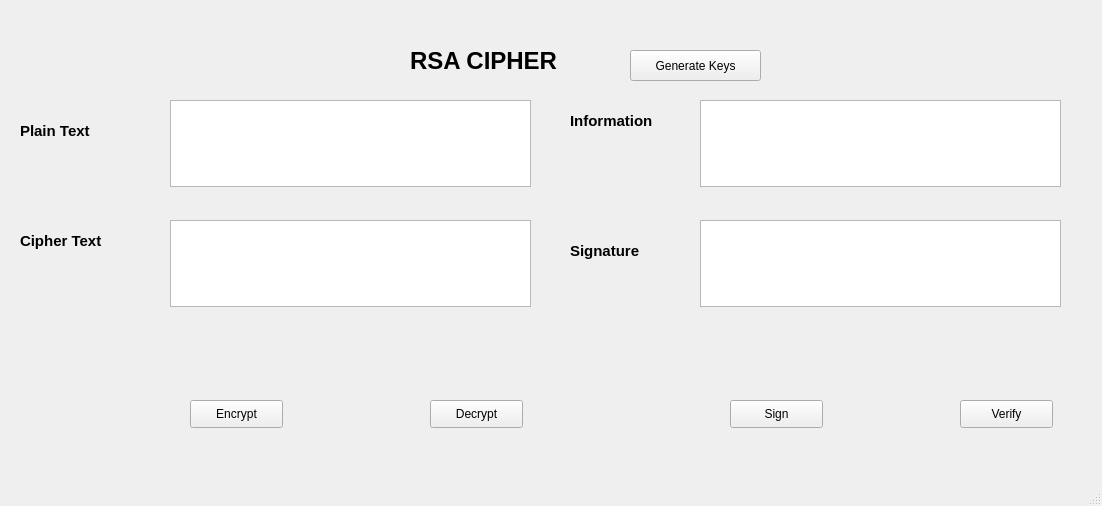
<?xml version="1.0" encoding="UTF-8"?>
<ui version="4.0">
 <class>MainWindow</class>
 <widget class="QMainWindow" name="MainWindow">
  <property name="geometry">
   <rect>
    <x>0</x>
    <y>0</y>
    <width>1102</width>
    <height>506</height>
   </rect>
  </property>
  <property name="windowTitle">
   <string>MainWindow</string>
  </property>
  <widget class="QWidget" name="centralwidget">
   <widget class="QLabel" name="label">
    <property name="geometry">
     <rect>
      <x>410</x>
      <y>40</y>
      <width>191</width>
      <height>41</height>
     </rect>
    </property>
    <property name="font">
     <font>
      <pointsize>18</pointsize>
      <weight>75</weight>
      <bold>true</bold>
     </font>
    </property>
    <property name="text">
     <string>RSA CIPHER</string>
    </property>
   </widget>
   <widget class="QPushButton" name="btn_gen_keys">
    <property name="geometry">
     <rect>
      <x>630</x>
      <y>50</y>
      <width>131</width>
      <height>31</height>
     </rect>
    </property>
    <property name="text">
     <string>Generate Keys</string>
    </property>
   </widget>
   <widget class="QTextEdit" name="txt_plain_text">
    <property name="geometry">
     <rect>
      <x>170</x>
      <y>100</y>
      <width>361</width>
      <height>87</height>
     </rect>
    </property>
   </widget>
   <widget class="QTextEdit" name="txt_cipher_text">
    <property name="geometry">
     <rect>
      <x>170</x>
      <y>220</y>
      <width>361</width>
      <height>87</height>
     </rect>
    </property>
   </widget>
   <widget class="QTextEdit" name="txt_info">
    <property name="geometry">
     <rect>
      <x>700</x>
      <y>100</y>
      <width>361</width>
      <height>87</height>
     </rect>
    </property>
   </widget>
   <widget class="QTextEdit" name="txt_sign">
    <property name="geometry">
     <rect>
      <x>700</x>
      <y>220</y>
      <width>361</width>
      <height>87</height>
     </rect>
    </property>
   </widget>
   <widget class="QLabel" name="label_2">
    <property name="geometry">
     <rect>
      <x>20</x>
      <y>110</y>
      <width>101</width>
      <height>41</height>
     </rect>
    </property>
    <property name="font">
     <font>
      <pointsize>11</pointsize>
      <weight>75</weight>
      <bold>true</bold>
     </font>
    </property>
    <property name="text">
     <string>Plain Text</string>
    </property>
   </widget>
   <widget class="QLabel" name="label_3">
    <property name="geometry">
     <rect>
      <x>20</x>
      <y>220</y>
      <width>111</width>
      <height>41</height>
     </rect>
    </property>
    <property name="font">
     <font>
      <pointsize>11</pointsize>
      <weight>75</weight>
      <bold>true</bold>
     </font>
    </property>
    <property name="text">
     <string>Cipher Text</string>
    </property>
   </widget>
   <widget class="QLabel" name="label_4">
    <property name="geometry">
     <rect>
      <x>570</x>
      <y>100</y>
      <width>121</width>
      <height>41</height>
     </rect>
    </property>
    <property name="font">
     <font>
      <pointsize>11</pointsize>
      <weight>75</weight>
      <bold>true</bold>
     </font>
    </property>
    <property name="text">
     <string>Information</string>
    </property>
   </widget>
   <widget class="QLabel" name="label_5">
    <property name="geometry">
     <rect>
      <x>570</x>
      <y>230</y>
      <width>111</width>
      <height>41</height>
     </rect>
    </property>
    <property name="font">
     <font>
      <pointsize>11</pointsize>
      <weight>75</weight>
      <bold>true</bold>
     </font>
    </property>
    <property name="text">
     <string>Signature</string>
    </property>
   </widget>
   <widget class="QPushButton" name="btn_encrypt">
    <property name="geometry">
     <rect>
      <x>190</x>
      <y>400</y>
      <width>93</width>
      <height>28</height>
     </rect>
    </property>
    <property name="text">
     <string>Encrypt</string>
    </property>
   </widget>
   <widget class="QPushButton" name="btn_decrypt">
    <property name="geometry">
     <rect>
      <x>430</x>
      <y>400</y>
      <width>93</width>
      <height>28</height>
     </rect>
    </property>
    <property name="text">
     <string>Decrypt</string>
    </property>
   </widget>
   <widget class="QPushButton" name="btn_sign">
    <property name="geometry">
     <rect>
      <x>730</x>
      <y>400</y>
      <width>93</width>
      <height>28</height>
     </rect>
    </property>
    <property name="text">
     <string>Sign</string>
    </property>
   </widget>
   <widget class="QPushButton" name="btn_verify">
    <property name="geometry">
     <rect>
      <x>960</x>
      <y>400</y>
      <width>93</width>
      <height>28</height>
     </rect>
    </property>
    <property name="text">
     <string>Verify</string>
    </property>
   </widget>
  </widget>
  <widget class="QMenuBar" name="menubar">
   <property name="geometry">
    <rect>
     <x>0</x>
     <y>0</y>
     <width>1102</width>
     <height>26</height>
    </rect>
   </property>
  </widget>
  <widget class="QStatusBar" name="statusbar"/>
 </widget>
 <resources/>
 <connections/>
</ui>
